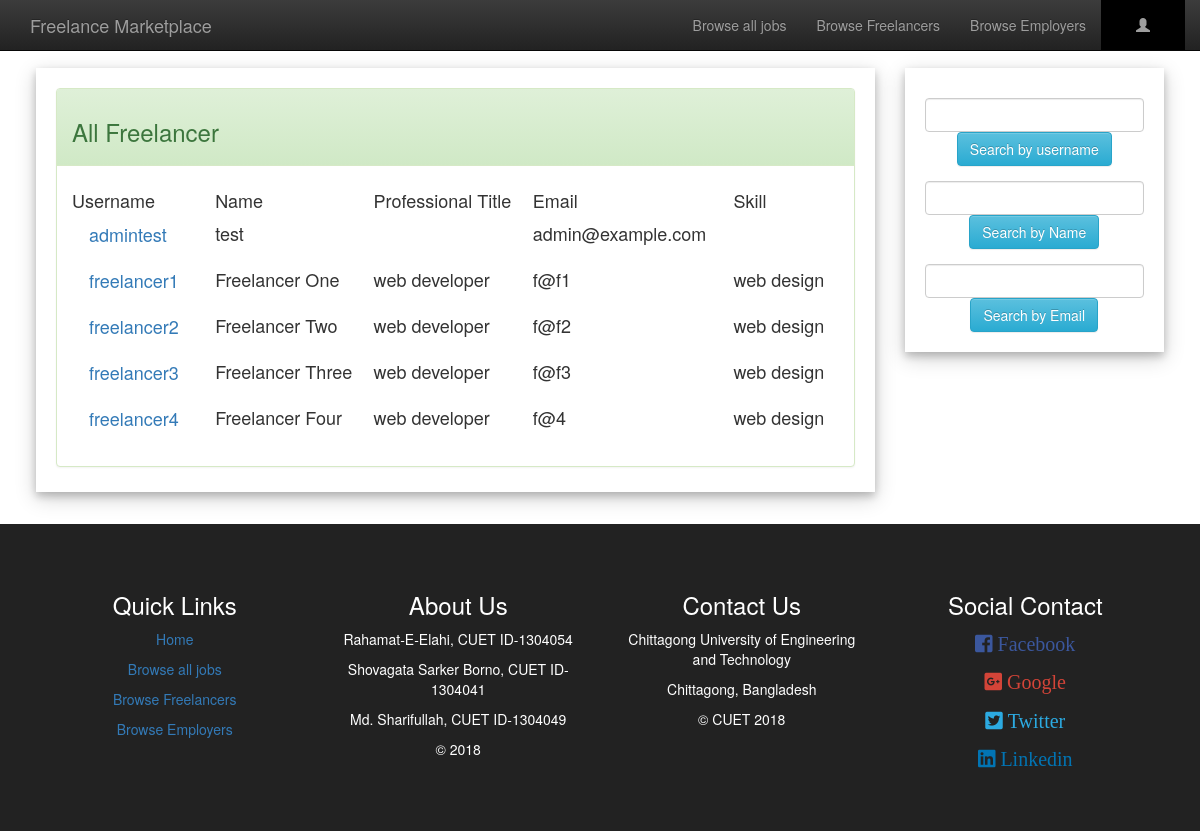
/allFreelancer.php, run on the app's committed database.
### tables this page shows
CREATE TABLE IF NOT EXISTS `freelancer` (
  `username` varchar(200) NOT NULL,
  `password` varchar(200) NOT NULL,
  `Name` varchar(200) NOT NULL,
  `email` varchar(200) NOT NULL,
  `contact_no` varchar(200) NOT NULL,
  `address` varchar(200) NOT NULL,
  `gender` varchar(200) NOT NULL,
  `birthdate` date NOT NULL,
  `prof_title` varchar(200) NOT NULL,
  `profile_sum` varchar(1000) NOT NULL,
  `education` varchar(200) NOT NULL,
  `experience` varchar(200) NOT NULL,
  `skills` varchar(200) NOT NULL,
  PRIMARY KEY (`username`)
);

### allFreelancer.php (the view, shortened to what this page needs)
<?php include('server.php');
if(isset($_SESSION["Username"])){
	$username=$_SESSION["Username"];
	if ($_SESSION["Usertype"]==1) {
		$linkPro="freelancerProfile.php";
		$linkEditPro="editFreelancer.php";
		$linkBtn="applyJob.php";
		$textBtn="Apply for this job";
	}
	else{
		$linkPro="employerProfile.php";
		$linkEditPro="editEmployer.php";
		$linkBtn="editJob.php";
		$textBtn="Edit the job offer";
	}
}
else{
    $username="";
}
$sql = "SELECT * FROM freelancer";
$result = $conn->query($sql);
 ?>
<!DOCTYPE html>
<html>
<head>
	<link rel="stylesheet" type="text/css" href="bootstrap/css/bootstrap.min.css">
	<link rel="stylesheet" type="text/css" href="bootstrap/css/bootstrap-theme.min.css">
	<link rel="stylesheet" type="text/css" href="awesome/css/fontawesome-all.min.css">
</head>
<body>
<nav class="navbar navbar-inverse navbar-fixed-top" id="my-navbar">
	<div class="container">
		<div class="navber-header">
			<a href="index.php" class="navbar-brand">Freelance Marketplace</a>
		</div>
		<div class="collapse navbar-collapse" id="navbar-collapse">
			<ul class="nav navbar-nav navbar-right">
				<li><a href="allJob.php">Browse all jobs</a></li>
				<li><a href="allFreelancer.php">Browse Freelancers</a></li>
				<li><a href="allEmployer.php">Browse Employers</a></li>
				<li class="dropdown" style="background:#000;padding:0 20px 0 20px;">
			        <a class="dropdown-toggle" data-toggle="dropdown" href="#"><span class="glyphicon glyphicon-user"></span> <?php echo $username; ?>
			        </a>
			    </li>
			</ul>
		</div>
	</div>
</nav>
<div style="padding:1% 3% 1% 3%;">
<div class="row">
	<div class="col-lg-9">
		<div class="card" style="padding:20px 20px 5px 20px;margin-top:20px">
			<div class="panel panel-success">
			  <div class="panel-heading"><h3>All Freelancer</h3></div>
			  <div class="panel-body"><h4>
                  <table style="width:100%">
                      <tr>
                          <td>Username</td>
                          <td>Name</td>
                          <td>Professional Title</td>
                          <td>Email</td>
                          <td>Skill</td>
                      </tr>
                      <?php
                      if ($result->num_rows > 0) {
                            while($row = $result->fetch_assoc()) {
                                $f_username=$row["username"];
                                $Name=$row["Name"];
                                $prof_title=$row["prof_title"];
                                $email=$row["email"];
                                $skills=$row["skills"];
                                echo '
                                <form action="allFreelancer.php" method="post">
                                <input type="hidden" name="f_user" value="'.$f_username.'">
                                    <tr>
                                    <td><input type="submit" class="btn btn-link btn-lg" value="'.$f_username.'"></td>
                                    <td>'.$Name.'</td>
                                    <td>'.$prof_title.'</td>
                                    <td>'.$email.'</td>
                                    <td>'.$skills.'</td>
                                    </tr>
                                </form>
                                ';
                                }
                        } else {
                            echo "<tr></tr><tr><td></td><td>Nothing to show</td></tr>";
                        }
                       ?>
                     </table>
              </h4></div>
			</div>
		</div>
	</div>
	<div class="col-lg-3">
		<div class="card" style="padding:20px 20px 5px 20px;margin-top:20px">
			<form action="allFreelancer.php" method="post">
				<div class="form-group">
				  <input type="text" class="form-control" name="s_username">
				  <center><button type="submit" class="btn btn-info">Search by username</button></center>
				</div>
	        </form>
	        <form action="allFreelancer.php" method="post">
				<div class="form-group">
				  <input type="text" class="form-control" name="s_name">
				  <center><button type="submit" class="btn btn-info">Search by Name</button></center>
				</div>
	        </form>
	        <form action="allFreelancer.php" method="post">
				<div class="form-group">
				  <input type="text" class="form-control" name="s_email">
				  <center><button type="submit" class="btn btn-info">Search by Email</button></center>
				</div>
	        </form>
	    </div>
	</div>
</div>
</div>
<div class="text-center" style="padding:4%;background:#222;color:#fff;margin-top:20px;">
	<div class="row">
			<div class="col-lg-3">
			<h3>Quick Links</h3>
			<p><a href="index.php">Home</a></p>
			<p><a href="allJob.php">Browse all jobs</a></p>
			<p><a href="allFreelancer.php">Browse Freelancers</a></p>
			<p><a href="allEmployer.php">Browse Employers</a></p>
		</div>
		<div class="col-lg-3">
			<h3>About Us</h3>
			<p>Rahamat-E-Elahi, CUET ID-1304054</p>
			<p>Shovagata Sarker Borno, CUET ID-1304041</p>
			<p>Md. Sharifullah, CUET ID-1304049</p>
			<p>&copy 2018</p>
		</div>
		<div class="col-lg-3">
			<h3>Contact Us</h3>
			<p>Chittagong University of Engineering and Technology</p>
			<p>Chittagong, Bangladesh</p>
			<p>&copy CUET 2018</p>
		</div>
		<div class="col-lg-3">
			<h3>Social Contact</h3>
			<p style="font-size:20px;color:#3B579D;"><i class="fab fa-facebook-square"> Facebook</i></p>
			<p style="font-size:20px;color:#D34438;"><i class="fab fa-google-plus-square"> Google</i></p>
			<p style="font-size:20px;color:#2CAAE1;"><i class="fab fa-twitter-square"> Twitter</i></p>
			<p style="font-size:20px;color:#0274B3;"><i class="fab fa-linkedin"> Linkedin</i></p>
		</div>
	</div>
</div>
</body>
</html>

### allFreelancer.php (style rules this page uses)
body { padding-top: 3%;margin: 0; }
.card { box-shadow: 0 4px 8px 0 rgba(0, 0, 0, 0.2), 0 6px 20px 0 rgba(0, 0, 0, 0.19); background:#fff }

### data on the page
freelancer: username "admintest", Name "test", email "admin@example.com"
freelancer: username "freelancer1", Name "Freelancer One", prof_title "web developer", email "f@f1", skills "web design"
freelancer: username "freelancer2", Name "Freelancer Two", prof_title "web developer", email "f@f2", skills "web design"
freelancer: username "freelancer3", Name "Freelancer Three", prof_title "web developer", email "f@f3", skills "web design"
freelancer: username "freelancer4", Name "Freelancer Four", prof_title "web developer", email "f@4", skills "web design"
